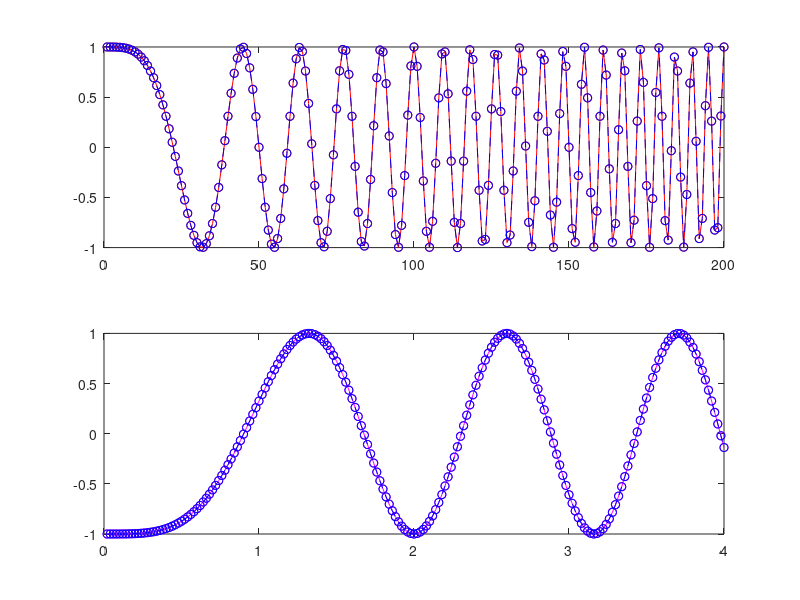

Recreate this plot in MATLAB.
% replace loops with vector operations

M = 200;
for k=1:M
	x(k) = k;
	y(k) = cos(0.001*pi*x(k)*x(k));
end
vy = cos(0.001*pi*(1:M).*(1:M));

N = 200;
for k=1:N
	xk(k) = k/50;
	rk(k) = sqrt(xk(k)*xk(k) + 2.25);
	sig(k) = exp(j*2*pi*rk(k));
end
vsig = exp(j*2*pi*sqrt(xk.*xk + 2.25));

subplot(2, 1, 1);
plot(x, y, 'ro-', x, vy, 'bo--');

subplot(2, 1, 2);
plot(xk, real(sig), 'mo-', xk, real(vsig), 'bo--');

pause;
